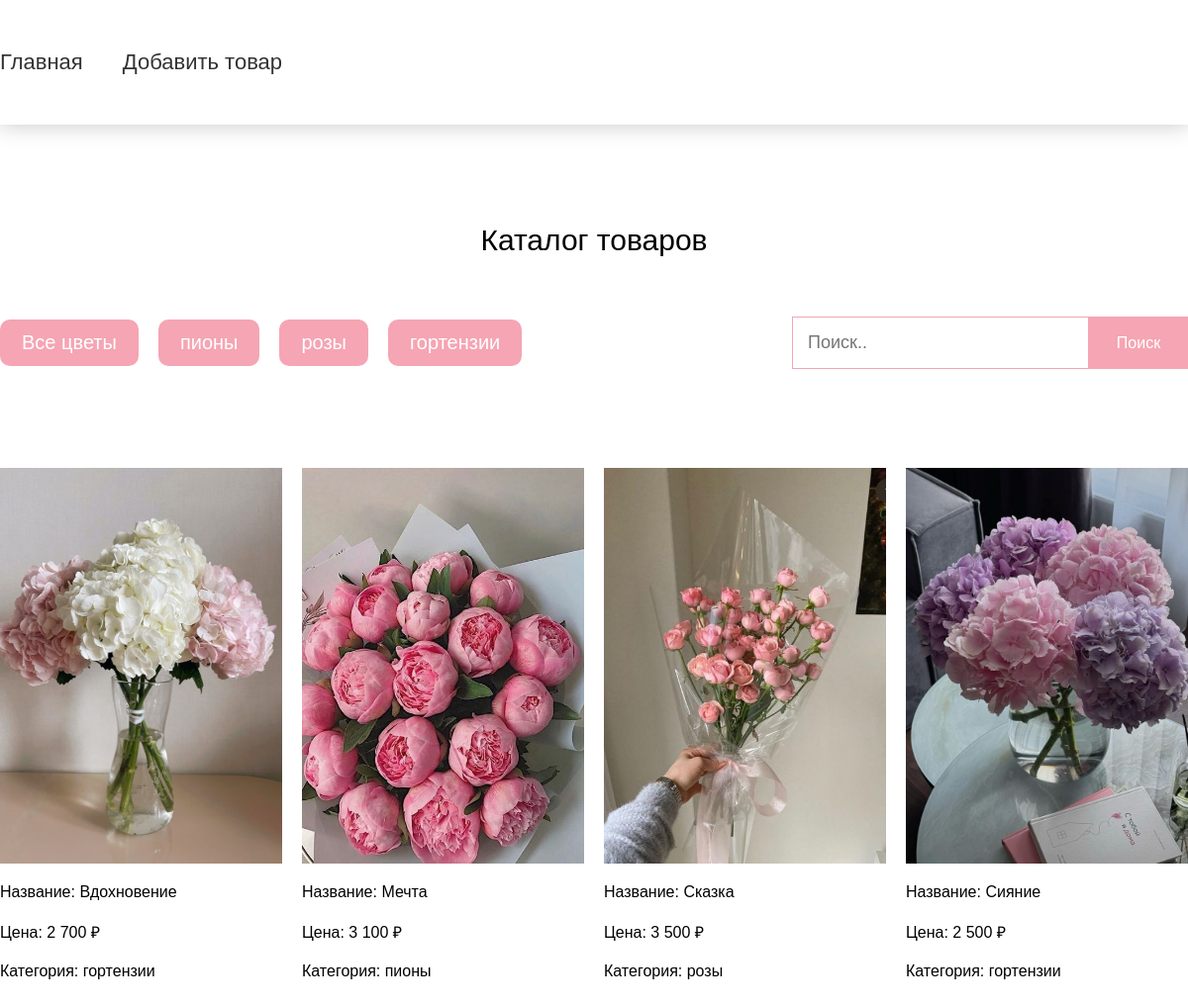
The page / on the database its author committed.
### tables this page shows
CREATE TABLE `category` (
  `id` int(11) NOT NULL,
  `name` varchar(255) NOT NULL
);

CREATE TABLE `tovars` (
  `id` int(11) NOT NULL,
  `name` varchar(255) NOT NULL,
  `price` varchar(255) NOT NULL,
  `img` varchar(1000) NOT NULL,
  `category_id` int(11) NOT NULL
);

### pages/home.php (the view, shortened to what this page needs)
<div class="catalog container">
    <h2>Каталог товаров</h2>
    <div class="catalog-block">
        <div class="category">
            <a href="?page=home">Все цветы</a>
            <?
            $sql = "SELECT * FROM `category`";
            $res_cat = $connect->query($sql);
            foreach ($res_cat as $cat) { ?>
                <a href="?page=home&cat=<?= $cat['id'] ?>"><?= $cat['name'] ?></a>
            <? } ?>
        </div>
        <form method="post" class="search" name="search">
            <input class="search-input" type="text" name="name" placeholder="Поиск.." value="<? if (isset($_POST['search']))
                echo $_POST['name'] ?>">
                <input type="submit" value="Поиск" name="search" class="search-btn">
            </form>
        </div>
    </div>
    <div class="cards container">
        <?php
            $dopSql = "";
            $sql = "SELECT * FROM `tovars` $dopSql";
            $result = $connect->query($sql);
            if ($res == 0) { ?>
    <? }
            foreach ($result as $tovar) {
                $id = $tovar['id'] ?>
        <div class="card">
            <img src="<?= $tovar['img'] ?>" alt="img">
            <p>Название: <?= $tovar['name'] ?></p>
            <p>Цена: <?= $tovar['price'] ?> ₽</p>
            <?
            $id_cat = $tovar['category_id'];
            $sql = "SELECT * FROM `category` WHERE `id`='$id_cat'";
            $res_cat = $connect->query($sql)->fetch(2);
            ?>
            <p>Категория: <?= $res_cat['name'] ?></p>
        </div>
    <? }
            ?>
</div>

### index.php (shortened to what this page needs)
<?
require 'incl/connect.php';
?>
<!DOCTYPE html>
<html lang="en">
<head>
    <link rel="stylesheet" href="assets/css/style.css">
</head>
<body>
    <header>
        <div class="header-content container">
            <a href="?page=home">Главная</a>
            <a href="?page=add">Добавить товар</a>
        </div>
    </header>
    <?php
    if (isset($_GET['page'])) {
        $page = $_GET['page'];
        if ($page == 'home') {
            include('pages/home.php');
        } elseif ($page == 'add') {
            include('pages/add.php');
        } else {
            include('pages/home.php');
        }
    } else {
        include('pages/home.php');
    }
    ?>
</body>
</html>

### assets/css/style.css (style rules this page uses)
* { box-sizing: border-box; margin: 0; padding: 0; }
body { font-family: sans-serif; }
.container { width: 1200px; margin: 0 auto; }
header { box-shadow: 0 0 21px #7777776c; padding: 50px 0; }
.header-content { display: flex; align-items: center; gap: 40px; font-size: 22px; font-weight: 500; }
a { color: #333; text-decoration: none; }
.catalog { padding: 100px 0; display: flex; flex-direction: column; gap: 60px; }
.catalog h2 { text-align: center; font-size: 30px; font-weight: 400; color: black; }
.catalog-block { display: flex; width: 100%; align-items: center; justify-content: space-between; }
.cards { display: flex; flex-wrap: wrap; justify-content: start; gap: 20px; padding-bottom: 100px; }
.card { width: 285px; display: flex; flex-direction: column; gap: 20px; }
.card img { height: 400px; object-fit: cover; }
.category { display: flex; gap: 20px; }
.category a { font-size: 20px; padding: 10px 20px; border-radius: 10px; border: 2px solid rgb(245, 165, 179); color: white; background-color: rgb(245, 165, 179); }
.search { display: flex; }
.search-input { border-radius: 0; background-color: transparent; border: 1px solid rgb(245, 165, 179); width: 300px; font-size: 18px; padding: 15px; outline: none; }
.search-btn { background-color: rgb(245, 165, 179); color: white; border: none; width: 100px; padding: 15px; font-size: 16px; }

### rows shown on the page
category: name "пионы"
category: name "розы"
category: name "гортензии"
tovars: img (picture), name "Вдохновение", price "2 700", category.name "гортензии"
tovars: img (picture), name "Мечта", price "3 100", category.name "пионы"
tovars: img (picture), name "Сказка", price "3 500", category.name "розы"
tovars: img (picture), name "Сияние", price "2 500", category.name "гортензии"
